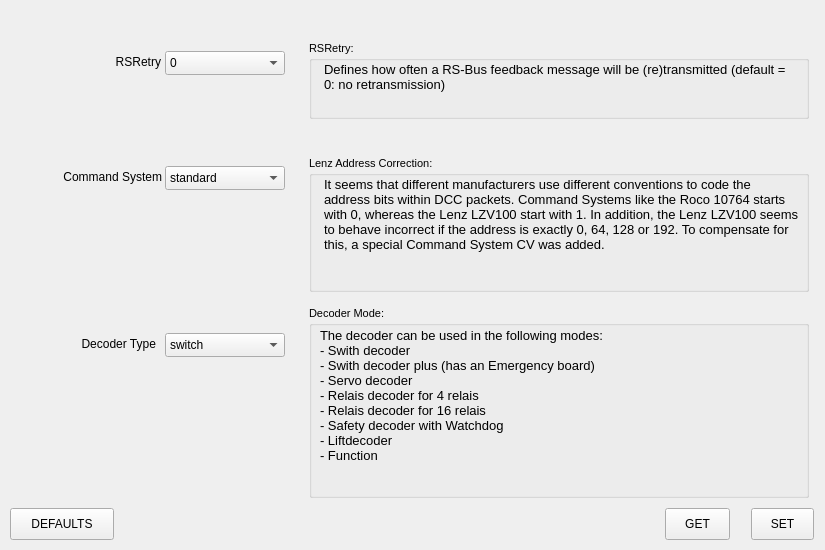
<?xml version='1.0' encoding='UTF-8'?>
<ui version="4.0">
 <class>ControlTab</class>
 <widget class="QWidget" name="ControlTab">
  <property name="geometry">
   <rect>
    <x>0</x>
    <y>0</y>
    <width>825</width>
    <height>550</height>
   </rect>
  </property>
  <widget class="QLabel" name="label1">
   <property name="geometry">
    <rect>
     <x>98</x>
     <y>54</y>
     <width>63</width>
     <height>16</height>
    </rect>
   </property>
   <property name="text">
    <string>RSRetry</string>
   </property>
   <property name="alignment">
    <set>Qt::AlignRight|Qt::AlignVCenter</set>
   </property>
  </widget>
  <widget class="QLabel" name="label2">
   <property name="geometry">
    <rect>
     <x>44</x>
     <y>169</y>
     <width>118</width>
     <height>16</height>
    </rect>
   </property>
   <property name="text">
    <string>Command System</string>
   </property>
   <property name="alignment">
    <set>Qt::AlignRight|Qt::AlignVCenter</set>
   </property>
  </widget>
  <widget class="QLabel" name="label3">
   <property name="geometry">
    <rect>
     <x>65</x>
     <y>336</y>
     <width>91</width>
     <height>16</height>
    </rect>
   </property>
   <property name="text">
    <string>Decoder Type</string>
   </property>
   <property name="alignment">
    <set>Qt::AlignRight|Qt::AlignVCenter</set>
   </property>
  </widget>
  <widget class="CenteredComboBox" name="comboRsRetry">
   <property name="geometry">
    <rect>
     <x>165</x>
     <y>51</y>
     <width>120</width>
     <height>24</height>
    </rect>
   </property>
   <item>
    <property name="text">
     <string>0</string>
    </property>
   </item>
   <item>
    <property name="text">
     <string>1</string>
    </property>
   </item>
   <item>
    <property name="text">
     <string>2</string>
    </property>
   </item>
  </widget>
  <widget class="CenteredComboBox" name="comboCmdSystem">
   <property name="geometry">
    <rect>
     <x>165</x>
     <y>166</y>
     <width>120</width>
     <height>24</height>
    </rect>
   </property>
   <item>
    <property name="text">
     <string>standard</string>
    </property>
   </item>
   <item>
    <property name="text">
     <string>Lenz</string>
    </property>
   </item>
  </widget>
  <widget class="CenteredComboBox" name="comboDecType">
   <property name="geometry">
    <rect>
     <x>165</x>
     <y>333</y>
     <width>120</width>
     <height>24</height>
    </rect>
   </property>
   <item>
    <property name="text">
     <string>switch</string>
    </property>
   </item>
   <item>
    <property name="text">
     <string>switch plus</string>
    </property>
   </item>
   <item>
    <property name="text">
     <string>servo-2</string>
    </property>
   </item>
   <item>
    <property name="text">
     <string>servo-3</string>
    </property>
   </item>
   <item>
    <property name="text">
     <string>servo-6</string>
    </property>
   </item>
   <item>
    <property name="text">
     <string>relays-4</string>
    </property>
   </item>
   <item>
    <property name="text">
     <string>relays-16</string>
    </property>
   </item>
   <item>
    <property name="text">
     <string>safety</string>
    </property>
   </item>
   <item>
    <property name="text">
     <string>lift</string>
    </property>
   </item>
   <item>
    <property name="text">
     <string>function</string>
    </property>
   </item>
  </widget>
  <widget class="QGroupBox" name="groupBox4">
   <property name="geometry">
    <rect>
     <x>309</x>
     <y>41</y>
     <width>500</width>
     <height>78</height>
    </rect>
   </property>
   <property name="title">
    <string>RSRetry:</string>
   </property>
   <property name="font">
    <font>
     <pointsize>8</pointsize>
    </font>
   </property>
   <widget class="QLabel" name="label5">
    <property name="geometry">
     <rect>
      <x>15</x>
      <y>21</y>
      <width>465</width>
      <height>53</height>
     </rect>
    </property>
    <property name="text">
     <string>Defines how often a RS-Bus feedback message will be (re)transmitted (default = 0: no retransmission)</string>
    </property>
    <property name="alignment">
     <set>Qt::AlignLeft|Qt::AlignTop</set>
    </property>
    <property name="wordWrap">
     <bool>true</bool>
    </property>
    <property name="font">
     <font>
      <pointsize>10</pointsize>
      <bold>false</bold>
     </font>
    </property>
   </widget>
  </widget>
  <widget class="QGroupBox" name="groupBox6">
   <property name="geometry">
    <rect>
     <x>309</x>
     <y>156</y>
     <width>500</width>
     <height>136</height>
    </rect>
   </property>
   <property name="title">
    <string>Lenz Address Correction:</string>
   </property>
   <property name="font">
    <font>
     <pointsize>8</pointsize>
    </font>
   </property>
   <widget class="QLabel" name="label7">
    <property name="geometry">
     <rect>
      <x>15</x>
      <y>21</y>
      <width>476</width>
      <height>111</height>
     </rect>
    </property>
    <property name="text">
     <string>It seems that different manufacturers use different conventions to code the address bits within DCC packets. Command Systems like the Roco 10764 starts with 0, whereas the Lenz LZV100 start with 1. In addition, the Lenz LZV100 seems to behave incorrect if the address is exactly 0, 64, 128 or 192. To compensate for this, a special Command System CV was added.</string>
    </property>
    <property name="alignment">
     <set>Qt::AlignLeft|Qt::AlignTop</set>
    </property>
    <property name="wordWrap">
     <bool>true</bool>
    </property>
    <property name="font">
     <font>
      <pointsize>10</pointsize>
      <bold>false</bold>
     </font>
    </property>
   </widget>
  </widget>
  <widget class="QGroupBox" name="groupBox8">
   <property name="geometry">
    <rect>
     <x>309</x>
     <y>306</y>
     <width>500</width>
     <height>192</height>
    </rect>
   </property>
   <property name="title">
    <string>Decoder Mode:</string>
   </property>
   <property name="font">
    <font>
     <pointsize>8</pointsize>
    </font>
   </property>
   <widget class="QLabel" name="label9">
    <property name="geometry">
     <rect>
      <x>11</x>
      <y>22</y>
      <width>476</width>
      <height>166</height>
     </rect>
    </property>
    <property name="text">
     <string>The decoder can be used in the following modes:
- Swith decoder
- Swith decoder plus (has an Emergency board)
- Servo decoder
- Relais decoder for 4 relais
- Relais decoder for 16 relais
- Safety decoder with Watchdog
- Liftdecoder
- Function</string>
    </property>
    <property name="alignment">
     <set>Qt::AlignLeft|Qt::AlignTop</set>
    </property>
    <property name="wordWrap">
     <bool>true</bool>
    </property>
    <property name="font">
     <font>
      <pointsize>10</pointsize>
      <bold>false</bold>
     </font>
    </property>
   </widget>
  </widget>
  <widget class="QPushButton" name="buttonControlTabGet">
   <property name="geometry">
    <rect>
     <x>665</x>
     <y>508</y>
     <width>65</width>
     <height>32</height>
    </rect>
   </property>
   <property name="text">
    <string>GET</string>
   </property>
  </widget>
  <widget class="QPushButton" name="buttonControlTabDefaults">
   <property name="geometry">
    <rect>
     <x>10</x>
     <y>508</y>
     <width>104</width>
     <height>32</height>
    </rect>
   </property>
   <property name="text">
    <string>DEFAULTS</string>
   </property>
  </widget>
  <widget class="QPushButton" name="buttonControlTabSet">
   <property name="geometry">
    <rect>
     <x>751</x>
     <y>508</y>
     <width>63</width>
     <height>32</height>
    </rect>
   </property>
   <property name="text">
    <string>SET</string>
   </property>
  </widget>
 </widget>
 <customwidgets>
  <customwidget>
   <class>CenteredComboBox</class>
   <extends>QComboBox</extends>
   <header>CenteredComboBox.h</header>
  </customwidget>
 </customwidgets>
 <resources />
 <connections />
</ui>
